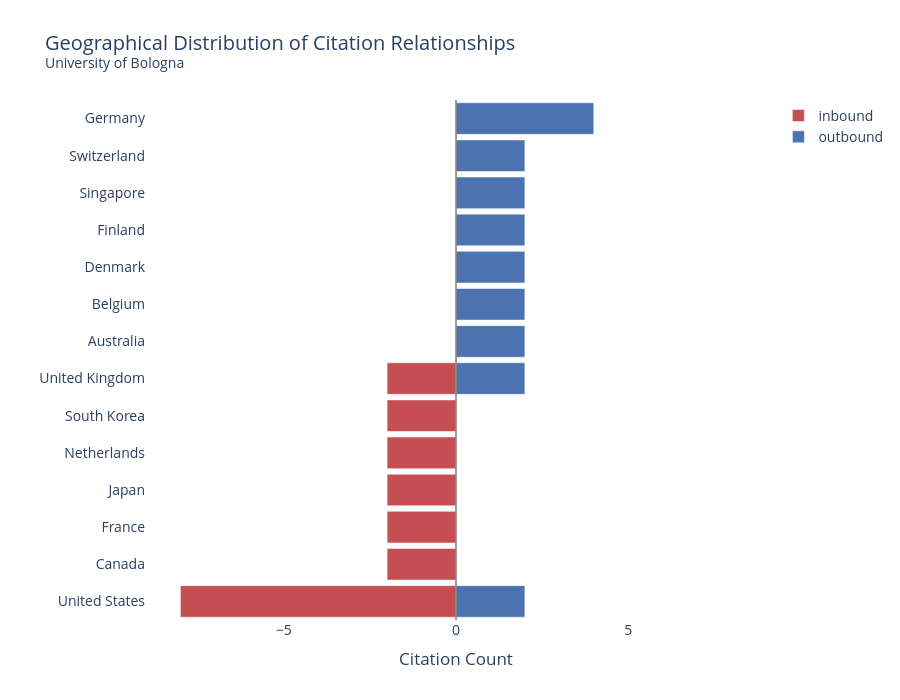

Here is the notebook cell this chart was saved with:
### Markdown cell above
# Plot the diverging bars

### Code cell
import plotly.express as px

# create signed values
country_counts["value"] = country_counts.apply(
    lambda row: row["count"] if row["direction"] == "outbound"
    else -row["count"],
    axis=1
)

# sort for cleaner visualization
country_counts = country_counts.sort_values("value")

# create chart
fig = px.bar(
    country_counts,
    x="value",
    y="countries",
    color="direction",
    orientation="h",

    custom_data = ["count", "direction"],

    color_discrete_map={
        "inbound": "#c44e52",
        "outbound": "#4c72b0"
    },

    hover_data={
        "value": False,
        "count": True
    },

    title="Geographical Distribution of Citation Relationships<br><sup>University of Bologna</sup>"
)

# add central line
fig.add_vline(x=0, line_width=1.5, line_color="gray")

# improve layout
fig.update_layout(
    template="plotly_white",
    height=700,
    bargap=0.15,
    legend_title_text="",

    xaxis_title="Citation Count",
    yaxis_title="",

    font=dict(
        size=14
    )   
)

# create balance
max_value = country_counts["value"].abs().max()

fig.update_xaxes(
    range=[-max_value - 1, max_value + 1],
    showgrid=False
)

fig.update_yaxes(
    showgrid=False
)

# hover labels 
fig.update_traces(
    hovertemplate=
    "<b>%{y}</b><br>" +
    "Citations: %{customdata[0]}<br>" +
    "Direction: %{customdata[1]}<extra></extra>"
)

fig.show()

### Figure 1 — Plotly figure (JSON) as saved in the notebook; plotly's stock layout.template omitted (floating-point values rounded to 4 significant figures)
{"data": [{"alignmentgroup": "True", "customdata": [[8, "inbound"], [2, "inbound"], [2, "inbound"], [2, "inbound"], [2, "inbound"], [2, "inbound"], [2, "inbound"]], "hovertemplate": "<b>%{y}</b><br>Citations: %{customdata[0]}<br>Direction: %{customdata[1]}<extra></extra>", "legendgroup": "inbound", "marker": {"color": "#c44e52", "pattern": {"shape": ""}}, "name": "inbound", "offsetgroup": "inbound", "orientation": "h", "showlegend": true, "textposition": "auto", "type": "bar", "x": [-8, -2, -2, -2, -2, -2, -2], "xaxis": "x", "y": ["United States", "Canada", "France", "Japan", "Netherlands", "South Korea", "United Kingdom"], "yaxis": "y"}, {"alignmentgroup": "True", "customdata": [[2, "outbound"], [2, "outbound"], [2, "outbound"], [2, "outbound"], [2, "outbound"], [2, "outbound"], [2, "outbound"], [2, "outbound"], [4, "outbound"]], "hovertemplate": "<b>%{y}</b><br>Citations: %{customdata[0]}<br>Direction: %{customdata[1]}<extra></extra>", "legendgroup": "outbound", "marker": {"color": "#4c72b0", "pattern": {"shape": ""}}, "name": "outbound", "offsetgroup": "outbound", "orientation": "h", "showlegend": true, "textposition": "auto", "type": "bar", "x": [2, 2, 2, 2, 2, 2, 2, 2, 4], "xaxis": "x", "y": ["Australia", "Belgium", "Denmark", "Finland", "Singapore", "Switzerland", "United Kingdom", "United States", "Germany"], "yaxis": "y"}], "layout": {"bargap": 0.15, "barmode": "relative", "font": {"size": 14}, "height": 700, "legend": {"title": {"text": ""}, "tracegroupgap": 0}, "shapes": [{"line": {"color": "gray", "width": 1.5}, "type": "line", "x0": 0, "x1": 0, "xref": "x", "y0": 0, "y1": 1, "yref": "y domain"}], "title": {"text": "Geographical Distribution of Citation Relationships<br><sup>University of Bologna</sup>"}, "xaxis": {"anchor": "y", "domain": [0, 1], "range": [-9, 9], "showgrid": false, "title": {"text": "Citation Count"}}, "yaxis": {"anchor": "x", "domain": [0, 1], "showgrid": false, "title": {"text": ""}}}}
